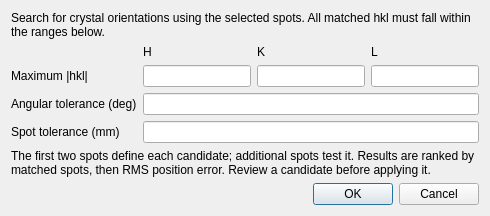
<?xml version="1.0" encoding="UTF-8"?>
<ui version="4.0">
 <class>IndexingDialog</class>
 <widget class="QDialog" name="IndexingDialog">
  <property name="windowTitle"><string>Indexing Parameters</string></property>
  <layout class="QVBoxLayout" name="verticalLayout">
   <item><widget class="QLabel" name="instructions">
    <property name="text"><string>Search for crystal orientations using the selected spots. All matched hkl must fall within the ranges below.</string></property>
    <property name="wordWrap"><bool>true</bool></property>
    <property name="minimumSize"><size><width>380</width><height>0</height></size></property>
   </widget></item>
   <item><layout class="QGridLayout" name="parameters">
    <item row="0" column="1"><widget class="QLabel" name="hLabel"><property name="text"><string>H</string></property></widget></item>
    <item row="0" column="2"><widget class="QLabel" name="kLabel"><property name="text"><string>K</string></property></widget></item>
    <item row="0" column="3"><widget class="QLabel" name="lLabel"><property name="text"><string>L</string></property></widget></item>
    <item row="1" column="0"><widget class="QLabel" name="rangeLabel"><property name="text"><string>Maximum |hkl|</string></property></widget></item>
    <item row="1" column="1"><widget class="QLineEdit" name="maxH"/></item>
    <item row="1" column="2"><widget class="QLineEdit" name="maxK"/></item>
    <item row="1" column="3"><widget class="QLineEdit" name="maxL"/></item>
    <item row="2" column="0"><widget class="QLabel" name="angleLabel"><property name="text"><string>Angular tolerance (deg)</string></property></widget></item>
    <item row="2" column="1" colspan="3"><widget class="QLineEdit" name="angTol"/></item>
    <item row="3" column="0"><widget class="QLabel" name="spotLabel"><property name="text"><string>Spot tolerance (mm)</string></property></widget></item>
    <item row="3" column="1" colspan="3"><widget class="QLineEdit" name="spotAccuracy"/></item>
   </layout></item>
   <item><widget class="QLabel" name="help">
    <property name="text"><string>The first two spots define each candidate; additional spots test it. Results are ranked by matched spots, then RMS position error. Review a candidate before applying it.</string></property>
    <property name="wordWrap"><bool>true</bool></property>
   </widget></item>
   <item><widget class="QDialogButtonBox" name="buttonBox">
    <property name="standardButtons"><set>QDialogButtonBox::Cancel|QDialogButtonBox::Ok</set></property>
   </widget></item>
  </layout>
 </widget>
 <resources/>
 <connections>
  <connection><sender>buttonBox</sender><signal>accepted()</signal><receiver>IndexingDialog</receiver><slot>accept()</slot></connection>
  <connection><sender>buttonBox</sender><signal>rejected()</signal><receiver>IndexingDialog</receiver><slot>reject()</slot></connection>
 </connections>
</ui>
